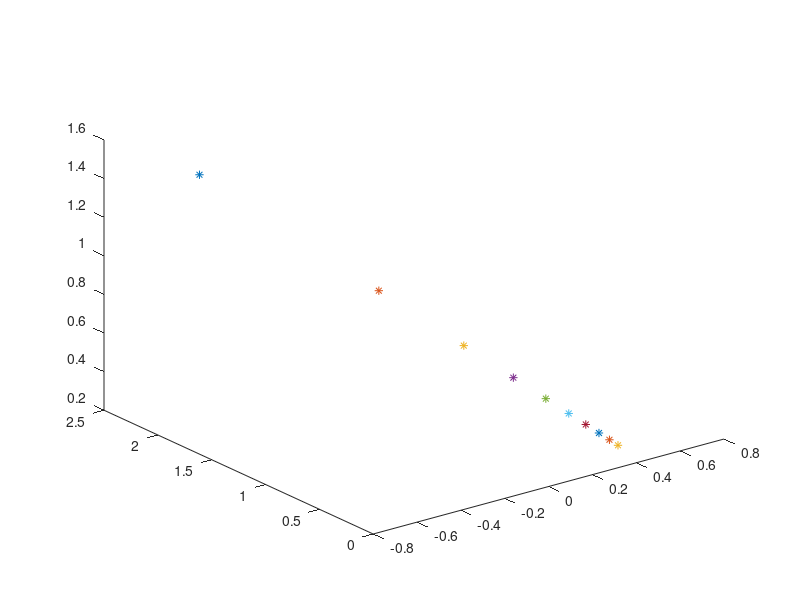

The MATLAB source for this figure:
a = 1:10
for k = 1:length(a)
v1=[1,-2,4,1];
v2=[-1,0,k,2];
v3=[3,4,-4,1];

M = [v1;v2;v3];
M = rref(M);
M2 = M(:,4:end);
M2 = M2';
x = M2(1,1);
y = M2(1,2);
z = M2(1,3);
cod = [k,x,y,z]
plot3(x,y,z,'*')
hold on
end
hold off